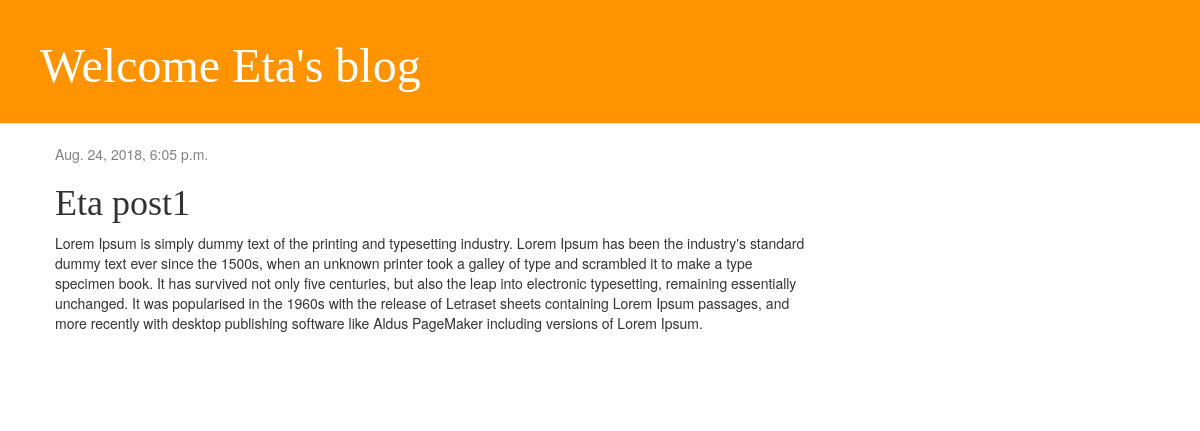
The app's page /post/1/ with its own data.
### blog/models.py (models this page shows, shortened)
class Post(models.Model):
    author = models.ForeignKey('auth.User', on_delete=models.CASCADE)
    title = models.CharField(max_length=200)
    text = models.TextField()
    created_date = models.DateTimeField(default=timezone.now)
    published_date = models.DateTimeField(blank=True, null=True)

### blog/views.py (the view)
# urls.py: path('post/<int:pk>/', views.post_detail, name='post_detail'),
def post_detail(request, pk):
    post = get_object_or_404(Post, pk=pk)
    return render(request, 'blog/post_detail.html', {'post': post})

### blog/templates/blog/post_detail.html (shortened to what this page needs)
{% extends 'blog/base.html' %} {% block content %}
<div class="post">
    {% if post.published_date%}
    <div class="date">
        {{post.published_date}}
    </div>
    {% endif %}
    <h1>{{post.title}}</h1>
    <p>{{post.text|linebreaksbr}}</p>
</div>
{% endblock %}

### blog/static/css/blog.css (style rules this page uses)
h1, h2, h3, h4 { font-family: 'Lobster', cursive; }
.date { color: #828282; }
.post { margin-bottom: 70px; }

### records on screen
Post: published_date "Aug. 24, 2018, 6:05 p.m.", title "Eta post1", text "Lorem Ipsum is simply dummy text of the printing and typesetting industry. Lorem Ipsum has been the industry's standard dummy text ever since the 1500s, when an unknown printer took a galley of type and scrambled it to make a type specimen book. It has survived not only five centuries, but also the leap into electronic typesetting, remaining essentially unchanged. It was popularised in the 1960s with the release of Letraset sheets containing Lorem Ipsum passages, and more recently with desktop publishing software like Aldus PageMaker including versions of Lorem Ipsum."
